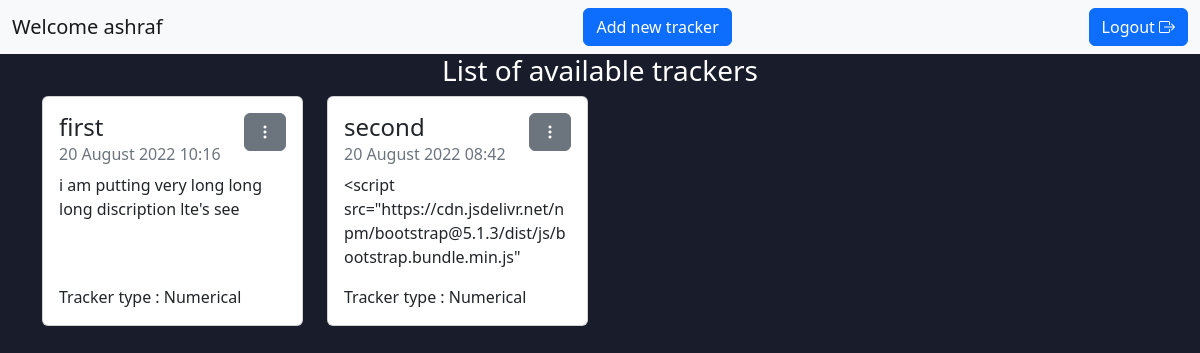
Page /dashboard/2 on the earlier database version.
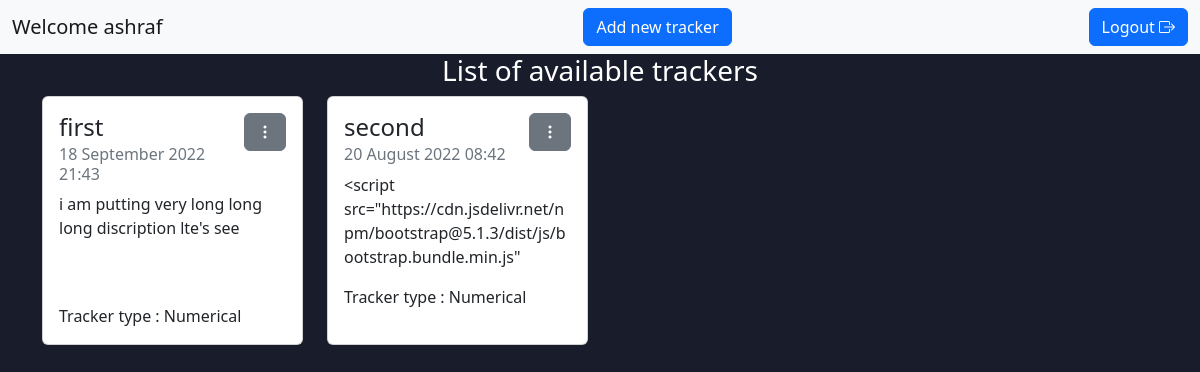
Same page on the later database version.
### model.py (models this page shows)
class User(db.Model):
    user_id = db.Column(db.Integer, primary_key=True)
    user_name = db.Column(db.String, unique=True, nullable=False)
    password = db.Column(db.String,  nullable=False)
    trackers = db.relationship('Tracker_info', backref='user', lazy=True)

class Tracker_info(db.Model):
    tracker_id = db.Column(db.Integer, primary_key=True)
    name = db.Column(db.String, unique=True, nullable=False)
    timestamp = db.Column(db.DateTime, nullable=False, default=datetime.now())
    description = db.Column(db.String, nullable=False)
    tracker_type = db.Column(db.String, nullable=False)
    user_id = db.Column(db.Integer, db.ForeignKey(
        'user.user_id'), nullable=False)
    options = db.Column(db.String, nullable=True, default=None)
    numerical_log = db.relationship(
        'Numerical_log', backref='tracker_info', lazy=True)
    mcq_log = db.relationship(
        'Mcq_log', backref='tracker_info', lazy=True)

### app.py (the view)
@app.route("/dashboard/<int:uid>", methods=["GET", "POST"])
def dashboard(uid):
    if request.method == "GET":
        user = User.query.filter(User.user_id == uid).one()
        print(user.trackers)
        return render_template("dashboard.html", user=user, trackers=user.trackers)

### templates/dashboard.html (shortened to what this page needs)
<!DOCTYPE html>
<html lang="en">
<head>
  <link <link href="https://cdn.jsdelivr.net/npm/bootstrap@5.2.0/dist/css/bootstrap.min.css" rel="stylesheet"
 />
  <link rel="stylesheet" href="https://cdn.jsdelivr.net/npm/bootstrap-icons@1.9.1/font/bootstrap-icons.css" />
  <link rel="stylesheet" type="text/css" href="{{ url_for('static', filename='style.css') }}" />
</head>
<body class="bg-dash">
  <nav class="navbar bg-light">
    <div class="container-fluid">
      <span class="navbar-brand mb-0 h1">Welcome {{ user["user_name"] }}</span>
      <button type="button" class="btn btn-primary ms-5" data-bs-toggle="modal" data-bs-target="#staticBackdrop">
        Add new tracker
      </button>
      <a class="btn btn-primary" href="/">Logout <i class="bi bi-box-arrow-right"></i></a>
    </div>
  </nav>
  <h3 style="text-align: center">List of available trackers</h3>
  <div class="container">
    <div class="row">
      {% for tracker in trackers %}
      <div class="col-sm-3">
        <div class="card text-dark h-100">
          <div class="card-body">
            <div class="dropdown float-end">
              <button class="btn btn-secondary" type="button" data-bs-toggle="dropdown" aria-expanded="false">
                <i class="bi bi-three-dots-vertical"></i>
              </button>
            </div>
            <h4 class="card-title">{{tracker["name"]}}</h4>
            <h6 class="card-subtitle mb-2 text-muted">
              {{tracker["timestamp"].strftime("%d %B %Y %H:%M")}}
            </h6>
            <p class="card-text overflow-scroll" style="height: 6rem">
              {{tracker["description"]}}
            </p>
            <p class="card-text">Tracker type : {{tracker["tracker_type"]}}</p>
          </div>
        </div>
      </div>
      {% endfor %}
    </div>
  </div>
</body>
</html>

### static/style.css (style rules this page uses)
body { background: #191d2b; color: #ffffff; }
.bg-dash { background: #191d2b; }

Differences in the rows shown:
changed Tracker_info "first": timestamp "20 August 2022 10:16" → "18 September 2022 21:43"
